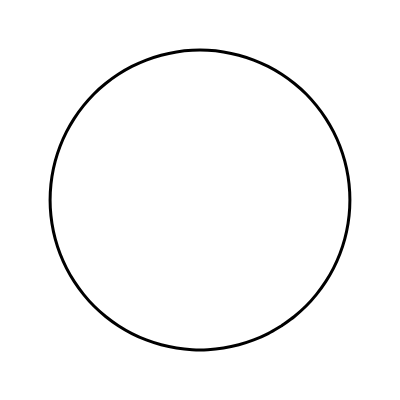
Frame 1 (no input)
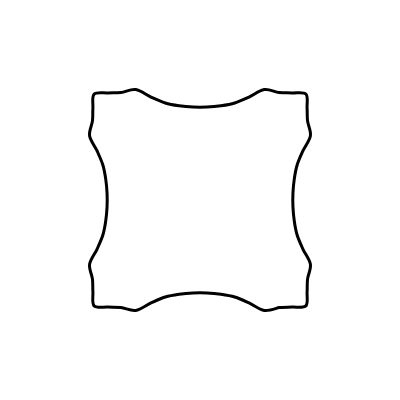
Frame 60 (no input)
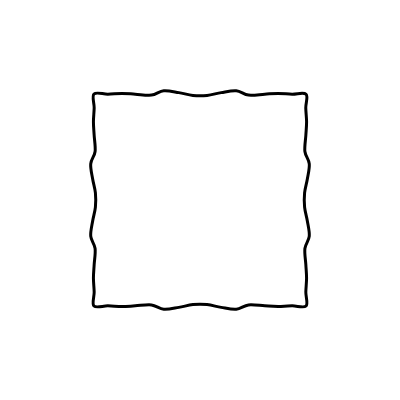
Frame 120 (the mouse pressed at the canvas centre since frame 60)

The p5.js sketch that drew these frames (run headless with seeded random() and noise() and a simulated clock; from frame 60 on, the mouse is pressed at the canvas centre):

// p5.js sketch
// ── sketch.js
// Convert a circle into a square
// by treating it as a series of springy particles
// Golan Levin, August 2016

var nPoints, quarter, offset;
var radius;
var nSquarePoints = 4;
var squarePoints = []; // the vertices of the square
var srcPoints = []; // points along the circle
var dstPoints = []; // points along the triangle
var targetPts = [];
var particles = [];
var target = 1;
var DAMPING = 0.97;
var MASS = 10;
var NEIGHBOR = 0.5;
var SWITCHTHRESH = 15;

//-----------------------------------------
function setup() {
  createCanvas(400, 400);

  nPoints = 60;
  quarter = (nPoints / nSquarePoints);
  offset = 0;
  radius = width / 2 * 0.75;

  for (var i = 0; i < nSquarePoints; i++) { // triangle vertices
    var x = radius * cos(i * TWO_PI / nSquarePoints - HALF_PI);
    var y = radius * sin(i * TWO_PI / nSquarePoints - HALF_PI);
    squarePoints[i] = {
      x, y
    };
  }

  // compute srcPoints: points on the circle. 
  for (var j = 0; j < nPoints; j++) {
    var t = map(j, 0, nPoints, 0, TWO_PI);
    var x = radius * cos(t);
    var y = radius * sin(t);
    srcPoints[j] = {
      x, y
    };
  }

  // compute dstPoints: points along the square
  for (var j = 0; j < nPoints; j++) {
    var i = (floor((j + nPoints - offset) / quarter) + 1) % nSquarePoints;
    var p1x = squarePoints[(i + 0) % nSquarePoints].x;
    var p1y = squarePoints[(i + 0) % nSquarePoints].y;
    var p2x = squarePoints[(i + 1) % nSquarePoints].x;
    var p2y = squarePoints[(i + 1) % nSquarePoints].y;

    var jt = (j + nPoints - (offset - 0)) % quarter;
    var x = map(jt, 0, quarter, p1x, p2x);
    var y = map(jt, 0, quarter, p1y, p2y);
    dstPoints[j] = {
      x, y
    };
    targetPts[j] = {
      x, y
    }
  }

  for (var j = 0; j < nPoints; j++) {
    var px = srcPoints[j].x;
    var py = srcPoints[j].y;
    particles[j] = new Particle(px, py, 0, 0);
  }
}

//-----------------------------------------
function draw() {
  background(255);
  noFill();
  push(); 
  translate(width/2, height/2); 
  rotate(PI * 0.25); 
  
  stroke(0);
  strokeWeight(3);
  strokeJoin(ROUND);

  var error = 0;
  for (var j = 0; j < nPoints; j++) {
    var px = particles[j].px;
    var py = particles[j].py;
    var tx = targetPts[j].x;
    var ty = targetPts[j].y;
    var dx = tx - px;
    var dy = ty - py;
    var dh = sqrt(dx * dx + dy * dy);
    error += dh;
    if (dh > 0) {
      var fx = dx / dh;
      var fy = dy / dh;
      particles[j].applyForce(fx, fy);
    }
  }
  print(error); 
  if (error < SWITCHTHRESH) {
    flipTarget();
  }

  for (var j = 0; j < nPoints; j++) {
    var ix = particles[(j - 1 + nPoints) % nPoints].px;
    var iy = particles[(j - 1 + nPoints) % nPoints].py;
    var jx = particles[(j + 0 + nPoints) % nPoints].px;
    var jy = particles[(j + 0 + nPoints) % nPoints].py;
    var kx = particles[(j + 1 + nPoints) % nPoints].px;
    var ky = particles[(j + 1 + nPoints) % nPoints].py;
    var ijdx = ix - jx;
    var ijdy = iy - jy;
    var ijdh = sqrt(ijdx * ijdx + ijdy * ijdy);
    if (ijdh > 0) {
      var ifx = ijdx / ijdh * NEIGHBOR;
      var ify = ijdy / ijdh * NEIGHBOR;
      particles[j].applyForce(ifx, ify);
    }
    var kjdx = kx - jx;
    var kjdy = ky - jy;
    var kjdh = sqrt(kjdx * kjdx + kjdy * kjdy);
    if (kjdh > 0) {
      var kfx = kjdx / kjdh * NEIGHBOR;
      var kfy = kjdy / kjdh * NEIGHBOR;
      particles[j].applyForce(kfx, kfy);
    }
  }

  for (var j = 0; j < nPoints; j++) {
    particles[j].update();
  }

  var ofs = 2;
  beginShape(); // render particles
  var px = particles[(0 + ofs) % nPoints].px;
  var py = particles[(0 + ofs) % nPoints].py;
  curveVertex(px, py);
  for (var j = 0; j < nPoints; j++) {
    px = particles[(j + ofs) % nPoints].px;
    py = particles[(j + ofs) % nPoints].py;
    curveVertex(px, py);
  }
  endShape(CLOSE);
}

//-----------------------------------------
function flipTarget() {
  for (var j = 0; j < nPoints; j++) {
    x = (target === 1) ? dstPoints[j].x : srcPoints[j].x;
    y = (target === 1) ? dstPoints[j].y : srcPoints[j].y;
    targetPts[j] = {
      x, y
    }
  }
  target = 1 - target;
}

//-----------------------------------------
function Particle(px, py, vx, vy) {
  this.px = px;
  this.py = py;
  this.vx = vx;
  this.vy = vy;

  this.applyForce = function(fx, fy) {
    this.vx += fx / MASS;
    this.vy += fy / MASS;
  }
  this.update = function() {
    this.vx *= DAMPING;
    this.vy *= DAMPING;
    this.px += this.vx;
    this.py += this.vy;
  }
}
